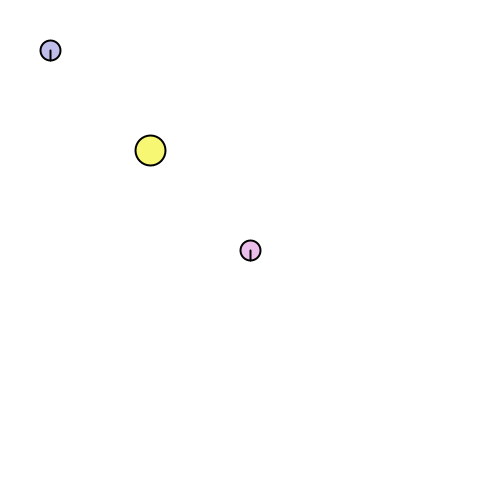
Frame 1 (no input)
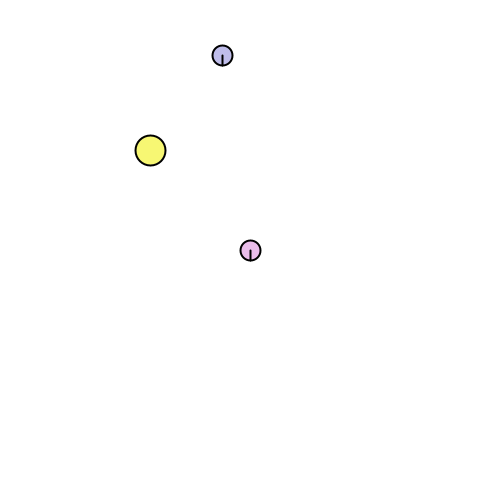
Frame 60 (the mouse pressed at the canvas centre just before this capture)
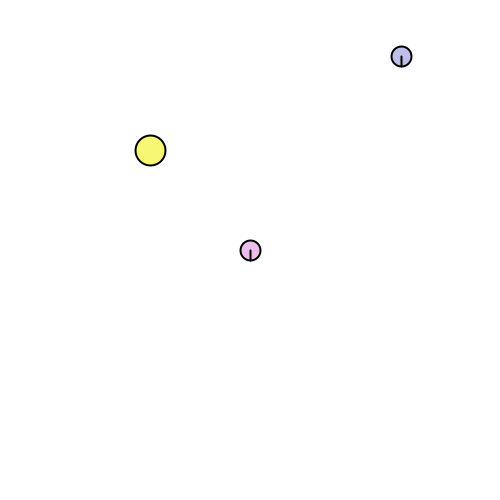
Frame 120 (the mouse held since frame 60 and released just before this capture)

The Processing sketch that drew these frames (run headless with seeded random() and noise(); from frame 60 on, the mouse is pressed at the canvas centre):

// Processing sketch: wandering_robots
// ── wandering_robots.pde
final int robotSpeed = 3;
final int robotMouseThreshold = 50;

int robot1X;
int robot1Y;
float robot1Direction; // in radians
int robot1TimeOfBeacon = -1;

int robot2X;
int robot2Y;
float robot2Direction; // in radians
int robot2TimeOfBeacon = -1;

int robotDiameter = 20;

int beaconX;
int beaconY;
int beaconDiameter = 30;
boolean beaconDragged = false;

color robotFillColor1 = color(191, 189, 234);
color robotFillColor2 = color(234, 189, 234);

void setup()
{
  size(500,500); 
 
  // starting x and y locations of robot1, robot2 and the beacon 
  robot1X = 50;
  robot1Y = 50;
  robot1Direction = 0;
  
  robot2X = 250;
  robot2Y = 250;
  robot2Direction = 0;
  
  beaconX = 150;
  beaconY = 150;
}


void draw()
{
  background(255);
  
  drawRobot(robot1X, robot1Y, robot1Direction, robotDiameter, robotFillColor1);
  drawRobot(robot2X, robot2Y, robot2Direction, robotDiameter, robotFillColor2);
  
  drawBeacon();
  
  if (robot1TimeOfBeacon < 0 || millis() - robot1TimeOfBeacon > 3000)
    moveRobot1();
  
//  if (robot2TimeOfBeacon < 0 || millis() - robot2TimeOfBeacon > 3000)
//    moveRobot2();

}


void drawRobot(int insertRobotX, int insertRobotY, float insertRobotDirection, int insertRobotDiameter, color robotColor)
{
  
  stroke(0);
  strokeWeight(2);
  fill(robotColor);
  ellipseMode(CENTER);
  ellipse(insertRobotX, insertRobotY, insertRobotDiameter, insertRobotDiameter); 
  line(insertRobotX, // starting point of line, mid point of circle, x coordinate
       insertRobotY, // starting point of line, mid point of circle, y coordinate
       insertRobotX + (insertRobotDiameter/2 * sin(insertRobotDirection)), // ending point of line, edge of circle, x coordinate
       insertRobotY + (insertRobotDiameter/2 * cos(insertRobotDirection))); // ending point of line, edge of circle, y coordinate
  
  // line within robot  
  // center point is the same as circle 
  //outer point ... distance of the line ... i need to work on the cross product, or the direction. 
  // starting point and length of line --> dist() 
  // distnace of hte line will always be the same 
  // direction will help me work out which points I need to change the line direction 
  // cross product to work out the angle 
  
}


/// the robot is moving AND the line is moving... the line points to the direction. 

void drawBeacon()
{
  
  stroke(0);
  strokeWeight(2);
  fill(247, 247, 115);
  ellipseMode(CENTER);
  ellipse(beaconX, beaconY, beaconDiameter, beaconDiameter); 
  
}


void moveRobot1()
{
  
     // if robot is within a threshold of the beacon, stop moving the robot, robot1timeofbeacon would be = to millis()
     // if the robot stopped for 3 seconds then start moving it again --> reset the robot1TimeOfBeacon to -1 which causes the robot to move again
          // if robot is within the threshold for 3 seconds then the robot1timeofbeacon = millis() <--- not sure if this is the right step to do it
          // then start moving. and reset robot1time of beacon to -1
          // 
     // i need an angle to turn for the direction of the robot 
     // taryn thinks i might not need to reset the robot1timeofbeacon to -1 ... just fyi. 
  

  
  int nextX = robot1X + int(robotSpeed * cos(robot1Direction));
  int nextY = robot1Y + int(robotSpeed * sin(robot1Direction));
  
  getCrossProduct(nextX, nextY, robot1X, robot1Y);
  
  if (dist(nextX, nextY, mouseX, mouseY) > 25)  // is the robot within the threashold of the beacon? 
      {
        robot1X = nextX;
        robot1Y = nextY;
      }
      
  robot1Direction = getAngleToTurn(getCrossProduct(nextX, nextY, robot1X, robot1Y));
  // how do I use the getAngletoTurn function here? how do I insert the getCrosProduct into the GetangletoTurn function?
  
  
  
}

//void moveRobot2()
//{

  
  
//}

int getCrossProduct(int nextX, int nextY, int robotX, int robotY)   // Cross product function
{
  return (nextX - robotX)*(beaconY - robotY) -
         (nextY - robotY)*(beaconX - robotX);
}


float getAngleToTurn(int crossProduct)  // determining the angle to turn function , the direction?? 
{
  final int angleToTurn = 30;
  if (random(1) < 0.05)
  {
    float angleToTurnWithRandomness = 
        radians(angleToTurn + random(angleToTurn/4.0f)  - angleToTurn/8.0f);
        
    if (crossProduct < 0)
    {
      return -angleToTurnWithRandomness;
    }
    else
    {
      return angleToTurnWithRandomness;
    }
  }
  return 0;
}

 void mousePressed()
{
  
  
  if(dist(beaconX, beaconY, mouseX, mouseY) < beaconDiameter/2)   // is the mouse within the circle? 
    {
      
      
      cursor(HAND); // if the mouse is inside the circle then change the cursor
      fill(207, 149, 216);  // purple
      beaconDragged = true;
      
    } else 
      {
        cursor(ARROW);
      }
  
  
}

void mouseDragged()
{
  
  if(beaconDragged == true)  // if the beacon is being dragged, then the x, y of beacon are the same as the mouse x and y
    {
      fill(207, 149, 216);
      beaconX = mouseX;
      beaconY = mouseY;
      
    }

  
}

void mouseReleased() 
{

  beaconDragged = false;
  fill(247, 247, 115);
  
} 
